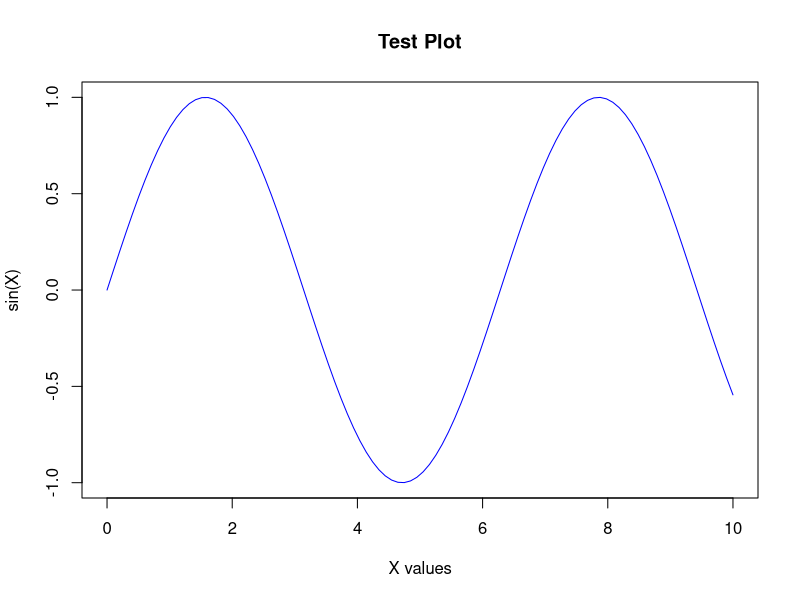

This figure's R source:
## ---- chunk 1
# Test basic computations
print("Basic Computation Test")
print(2 + 2)  # Should return 4

# Check R version
print("R Version:")
print(R.version.string)

# Test package loading
print("Checking Installed Packages")
if (!require(ggplot2)) {
  install.packages("ggplot2", repos = "http://cran.us.r-project.org")
}
library(ggplot2)
print("ggplot2 Loaded Successfully")

# Generate a simple plot
print("Generating Test Plot")
x <- seq(0, 10, length.out = 100)
y <- sin(x)

plot(x, y, type = "l", col = "blue", main = "Test Plot", xlab = "X values", ylab = "sin(X)")

print("R Test Completed Successfully!")

